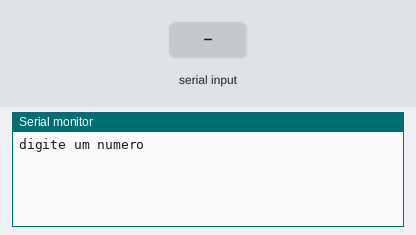
This sketch was run on a simulated Arduino Uno, built with avr-gcc and run on an emulated ATmega328P. On the bench: the last lines printed to the serial monitor. Inputs (shaded band) come from the test bench.

Above: at 1.2 s.
1.3 s: "90,45\n" received over Serial
At 2.61 s:
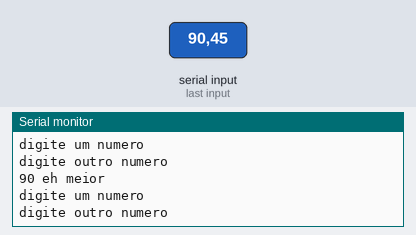
2.8 s: "30,150\n" received over Serial
At 5.3 s:
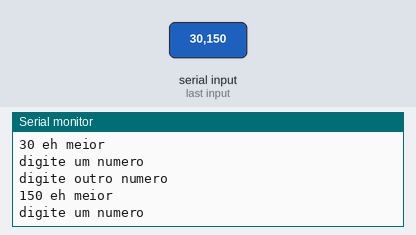

The sketch:

if_ex141.ino
```cpp
/*
Faça um programa receba dois valores e imprima qual é o maior número
digitado
*/
 int numero1 = 0;
 int numero2 = 0;

void setup()
{
   Serial.begin (9600);
}

void loop()
{
     Serial.println("digite um numero");//pergunta um numero usuário
     while(! Serial.available() );//espera o usuário digitar/dar um <Enter>
     numero1 = Serial.parseInt();//resposta do usuário

     Serial.println("digite outro numero");//pergunta um numero usuário
     while(! Serial.available() );//espera o usuário digitar/dar um <Enter>
     numero2 = Serial.parseInt();//resposta do usuário


   if ( numero1 > numero2) {
      Serial.println(String(numero1) + (" eh meior") );
   }else{
     Serial.println(String(numero2) + (" eh meior") );
   }
 }// fim do loop
```

Measured:
- after the input at 1.3 s, the serial monitor: prints a new line at once (image 1)
- after the input at 2.8 s, the serial monitor: prints a new line at once (image 2)
